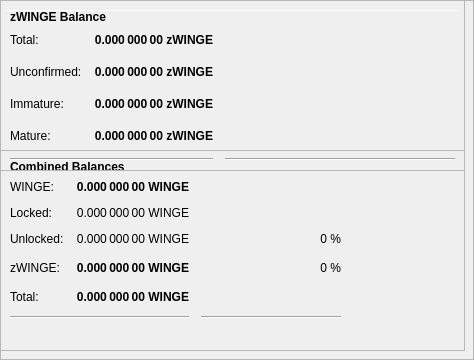
        <widget class="QFrame" name="frameObfuscation">
         <property name="minimumSize">
          <size>
           <width>0</width>
           <height>350</height>
          </size>
         </property>
         <property name="layoutDirection">
          <enum>Qt::LeftToRight</enum>
         </property>
         <property name="frameShape">
          <enum>QFrame::StyledPanel</enum>
         </property>
         <property name="frameShadow">
          <enum>QFrame::Raised</enum>
         </property>
         <widget class="QPushButton" name="runAutoDenom">
          <property name="geometry">
           <rect>
            <x>251</x>
            <y>17</y>
            <width>1</width>
            <height>1</height>
           </rect>
          </property>
          <property name="palette">
           <palette>
            <active>
             <colorrole role="WindowText">
              <brush brushstyle="SolidPattern">
               <color alpha="255">
                <red>0</red>
                <green>0</green>
                <blue>0</blue>
               </color>
              </brush>
             </colorrole>
             <colorrole role="Button">
              <brush brushstyle="SolidPattern">
               <color alpha="255">
                <red>239</red>
                <green>238</green>
                <blue>238</blue>
               </color>
              </brush>
             </colorrole>
             <colorrole role="Light">
              <brush brushstyle="SolidPattern">
               <color alpha="255">
                <red>255</red>
                <green>255</green>
                <blue>255</blue>
               </color>
              </brush>
             </colorrole>
             <colorrole role="Midlight">
              <brush brushstyle="SolidPattern">
               <color alpha="255">
                <red>247</red>
                <green>246</green>
                <blue>246</blue>
               </color>
              </brush>
             </colorrole>
             <colorrole role="Dark">
              <brush brushstyle="SolidPattern">
               <color alpha="255">
                <red>119</red>
                <green>119</green>
                <blue>119</blue>
               </color>
              </brush>
             </colorrole>
             <colorrole role="Mid">
              <brush brushstyle="SolidPattern">
               <color alpha="255">
                <red>159</red>
                <green>159</green>
                <blue>159</blue>
               </color>
              </brush>
             </colorrole>
             <colorrole role="Text">
              <brush brushstyle="SolidPattern">
               <color alpha="255">
                <red>0</red>
                <green>0</green>
                <blue>0</blue>
               </color>
              </brush>
             </colorrole>
             <colorrole role="BrightText">
              <brush brushstyle="SolidPattern">
               <color alpha="255">
                <red>255</red>
                <green>255</green>
                <blue>255</blue>
               </color>
              </brush>
             </colorrole>
             <colorrole role="ButtonText">
              <brush brushstyle="SolidPattern">
               <color alpha="255">
                <red>0</red>
                <green>0</green>
                <blue>0</blue>
               </color>
              </brush>
             </colorrole>
             <colorrole role="Base">
              <brush brushstyle="SolidPattern">
               <color alpha="255">
                <red>255</red>
                <green>255</green>
                <blue>255</blue>
               </color>
              </brush>
             </colorrole>
             <colorrole role="Window">
              <brush brushstyle="SolidPattern">
               <color alpha="255">
                <red>239</red>
                <green>238</green>
                <blue>238</blue>
               </color>
              </brush>
             </colorrole>
             <colorrole role="Shadow">
              <brush brushstyle="SolidPattern">
               <color alpha="255">
                <red>0</red>
                <green>0</green>
                <blue>0</blue>
               </color>
              </brush>
             </colorrole>
             <colorrole role="AlternateBase">
              <brush brushstyle="SolidPattern">
               <color alpha="255">
                <red>247</red>
                <green>246</green>
                <blue>246</blue>
               </color>
              </brush>
             </colorrole>
             <colorrole role="ToolTipBase">
              <brush brushstyle="SolidPattern">
               <color alpha="255">
                <red>255</red>
                <green>255</green>
                <blue>220</blue>
               </color>
              </brush>
             </colorrole>
             <colorrole role="ToolTipText">
              <brush brushstyle="SolidPattern">
               <color alpha="255">
                <red>0</red>
                <green>0</green>
                <blue>0</blue>
               </color>
              </brush>
             </colorrole>
            </active>
            <inactive>
             <colorrole role="WindowText">
              <brush brushstyle="SolidPattern">
               <color alpha="255">
                <red>0</red>
                <green>0</green>
                <blue>0</blue>
               </color>
              </brush>
             </colorrole>
             <colorrole role="Button">
              <brush brushstyle="SolidPattern">
               <color alpha="255">
                <red>239</red>
                <green>238</green>
                <blue>238</blue>
               </color>
              </brush>
             </colorrole>
             <colorrole role="Light">
              <brush brushstyle="SolidPattern">
               <color alpha="255">
                <red>255</red>
                <green>255</green>
                <blue>255</blue>
               </color>
              </brush>
             </colorrole>
             <colorrole role="Midlight">
              <brush brushstyle="SolidPattern">
               <color alpha="255">
                <red>247</red>
                <green>246</green>
                <blue>246</blue>
               </color>
              </brush>
             </colorrole>
             <colorrole role="Dark">
              <brush brushstyle="SolidPattern">
               <color alpha="255">
                <red>119</red>
                <green>119</green>
                <blue>119</blue>
               </color>
              </brush>
             </colorrole>
             <colorrole role="Mid">
              <brush brushstyle="SolidPattern">
               <color alpha="255">
                <red>159</red>
                <green>159</green>
                <blue>159</blue>
               </color>
              </brush>
             </colorrole>
             <colorrole role="Text">
              <brush brushstyle="SolidPattern">
               <color alpha="255">
                <red>0</red>
                <green>0</green>
                <blue>0</blue>
               </color>
              </brush>
             </colorrole>
             <colorrole role="BrightText">
              <brush brushstyle="SolidPattern">
               <color alpha="255">
                <red>255</red>
                <green>255</green>
                <blue>255</blue>
               </color>
              </brush>
             </colorrole>
             <colorrole role="ButtonText">
              <brush brushstyle="SolidPattern">
               <color alpha="255">
                <red>0</red>
                <green>0</green>
                <blue>0</blue>
               </color>
              </brush>
             </colorrole>
             <colorrole role="Base">
              <brush brushstyle="SolidPattern">
               <color alpha="255">
                <red>255</red>
                <green>255</green>
                <blue>255</blue>
               </color>
              </brush>
             </colorrole>
             <colorrole role="Window">
              <brush brushstyle="SolidPattern">
               <color alpha="255">
                <red>239</red>
                <green>238</green>
                <blue>238</blue>
               </color>
              </brush>
             </colorrole>
             <colorrole role="Shadow">
              <brush brushstyle="SolidPattern">
               <color alpha="255">
                <red>0</red>
                <green>0</green>
                <blue>0</blue>
               </color>
              </brush>
             </colorrole>
             <colorrole role="AlternateBase">
              <brush brushstyle="SolidPattern">
               <color alpha="255">
                <red>247</red>
                <green>246</green>
                <blue>246</blue>
               </color>
              </brush>
             </colorrole>
             <colorrole role="ToolTipBase">
              <brush brushstyle="SolidPattern">
               <color alpha="255">
                <red>255</red>
                <green>255</green>
                <blue>220</blue>
               </color>
              </brush>
             </colorrole>
             <colorrole role="ToolTipText">
              <brush brushstyle="SolidPattern">
               <color alpha="255">
                <red>0</red>
                <green>0</green>
                <blue>0</blue>
               </color>
              </brush>
             </colorrole>
            </inactive>
            <disabled>
             <colorrole role="WindowText">
              <brush brushstyle="SolidPattern">
               <color alpha="255">
                <red>119</red>
                <green>119</green>
                <blue>119</blue>
               </color>
              </brush>
             </colorrole>
             <colorrole role="Button">
              <brush brushstyle="SolidPattern">
               <color alpha="255">
                <red>239</red>
                <green>238</green>
                <blue>238</blue>
               </color>
              </brush>
             </colorrole>
             <colorrole role="Light">
              <brush brushstyle="SolidPattern">
               <color alpha="255">
                <red>255</red>
                <green>255</green>
                <blue>255</blue>
               </color>
              </brush>
             </colorrole>
             <colorrole role="Midlight">
              <brush brushstyle="SolidPattern">
               <color alpha="255">
                <red>247</red>
                <green>246</green>
                <blue>246</blue>
               </color>
              </brush>
             </colorrole>
             <colorrole role="Dark">
              <brush brushstyle="SolidPattern">
               <color alpha="255">
                <red>119</red>
                <green>119</green>
                <blue>119</blue>
               </color>
              </brush>
             </colorrole>
             <colorrole role="Mid">
              <brush brushstyle="SolidPattern">
               <color alpha="255">
                <red>159</red>
                <green>159</green>
                <blue>159</blue>
               </color>
              </brush>
             </colorrole>
             <colorrole role="Text">
              <brush brushstyle="SolidPattern">
               <color alpha="255">
                <red>119</red>
                <green>119</green>
                <blue>119</blue>
               </color>
              </brush>
             </colorrole>
             <colorrole role="BrightText">
              <brush brushstyle="SolidPattern">
               <color alpha="255">
                <red>255</red>
                <green>255</green>
                <blue>255</blue>
               </color>
              </brush>
             </colorrole>
             <colorrole role="ButtonText">
              <brush brushstyle="SolidPattern">
               <color alpha="255">
                <red>119</red>
                <green>119</green>
                <blue>119</blue>
               </color>
              </brush>
             </colorrole>
             <colorrole role="Base">
              <brush brushstyle="SolidPattern">
               <color alpha="255">
                <red>239</red>
                <green>238</green>
                <blue>238</blue>
               </color>
              </brush>
             </colorrole>
             <colorrole role="Window">
              <brush brushstyle="SolidPattern">
               <color alpha="255">
                <red>239</red>
                <green>238</green>
                <blue>238</blue>
               </color>
              </brush>
             </colorrole>
             <colorrole role="Shadow">
              <brush brushstyle="SolidPattern">
               <color alpha="255">
                <red>0</red>
                <green>0</green>
                <blue>0</blue>
               </color>
              </brush>
             </colorrole>
             <colorrole role="AlternateBase">
              <brush brushstyle="SolidPattern">
               <color alpha="255">
                <red>239</red>
                <green>238</green>
                <blue>238</blue>
               </color>
              </brush>
             </colorrole>
             <colorrole role="ToolTipBase">
              <brush brushstyle="SolidPattern">
               <color alpha="255">
                <red>255</red>
                <green>255</green>
                <blue>220</blue>
               </color>
              </brush>
             </colorrole>
             <colorrole role="ToolTipText">
              <brush brushstyle="SolidPattern">
               <color alpha="255">
                <red>0</red>
                <green>0</green>
                <blue>0</blue>
               </color>
              </brush>
             </colorrole>
            </disabled>
           </palette>
          </property>
          <property name="focusPolicy">
           <enum>Qt::NoFocus</enum>
          </property>
          <property name="autoFillBackground">
           <bool>true</bool>
          </property>
          <property name="text">
           <string/>
          </property>
          <property name="flat">
           <bool>true</bool>
          </property>
         </widget>
         <widget class="Line" name="line">
          <property name="geometry">
           <rect>
            <x>7</x>
            <y>10</y>
            <width>451</width>
            <height>1</height>
           </rect>
          </property>
          <property name="orientation">
           <enum>Qt::Horizontal</enum>
          </property>
         </widget>
         <widget class="QFrame" name="frame_3">
          <property name="geometry">
           <rect>
            <x>0</x>
            <y>150</y>
            <width>465</width>
            <height>201</height>
           </rect>
          </property>
          <property name="frameShape">
           <enum>QFrame::StyledPanel</enum>
          </property>
          <property name="frameShadow">
           <enum>QFrame::Raised</enum>
          </property>
          <layout class="QVBoxLayout" name="verticalLayout_5">
           <item>
            <layout class="QHBoxLayout" name="horizontalLayout_5" stretch="0">
             <item>
              <widget class="QLabel" name="label_5z">
               <property name="maximumSize">
                <size>
                 <width>16777215</width>
                 <height>20</height>
                </size>
               </property>
               <property name="font">
                <font>
                 <weight>75</weight>
                 <bold>true</bold>
                </font>
               </property>
               <property name="toolTip">
                <string>Combined Balances (including unconfirmed and immature coins)</string>
               </property>
               <property name="text">
                <string>&lt;html&gt;&lt;head/&gt;&lt;body&gt;&lt;p&gt;Combined Balances&lt;/p&gt;&lt;/body&gt;&lt;/html&gt;</string>
               </property>
              </widget>
             </item>
            </layout>
           </item>
           <item>
            <layout class="QGridLayout" name="gridLayout_3">
             <property name="spacing">
              <number>12</number>
             </property>
             <item row="7" column="0" colspan="2">
              <widget class="Line" name="lineSpendableBalance_3">
               <property name="orientation">
                <enum>Qt::Horizontal</enum>
               </property>
              </widget>
             </item>
             <item row="7" column="2">
              <widget class="Line" name="lineWatchBalance_3">
               <property name="sizePolicy">
                <sizepolicy hsizetype="Preferred" vsizetype="Fixed">
                 <horstretch>0</horstretch>
                 <verstretch>0</verstretch>
                </sizepolicy>
               </property>
               <property name="minimumSize">
                <size>
                 <width>140</width>
                 <height>0</height>
                </size>
               </property>
               <property name="orientation">
                <enum>Qt::Horizontal</enum>
               </property>
              </widget>
             </item>
             <item row="4" column="1">
              <widget class="QLabel" name="labelzBalancez">
               <property name="font">
                <font>
                 <weight>75</weight>
                 <bold>true</bold>
                </font>
               </property>
               <property name="cursor">
                <cursorShape>IBeamCursor</cursorShape>
               </property>
               <property name="toolTip">
                <string>Total of transactions that have yet to be confirmed, and do not yet count toward the spendable balance</string>
               </property>
               <property name="text">
                <string notr="true">0.000 000 00 WINGE</string>
               </property>
               <property name="alignment">
                <set>Qt::AlignRight|Qt::AlignTrailing|Qt::AlignVCenter</set>
               </property>
               <property name="textInteractionFlags">
                <set>Qt::LinksAccessibleByMouse|Qt::TextSelectableByKeyboard|Qt::TextSelectableByMouse</set>
               </property>
              </widget>
             </item>
             <item row="6" column="1">
              <widget class="QLabel" name="labelTotalz">
               <property name="font">
                <font>
                 <weight>75</weight>
                 <bold>true</bold>
                </font>
               </property>
               <property name="cursor">
                <cursorShape>IBeamCursor</cursorShape>
               </property>
               <property name="toolTip">
                <string>Total Balance, including unconfirmed and immature coins.</string>
               </property>
               <property name="text">
                <string notr="true">0.000 000 00 WINGE</string>
               </property>
               <property name="alignment">
                <set>Qt::AlignRight|Qt::AlignTrailing|Qt::AlignVCenter</set>
               </property>
               <property name="textInteractionFlags">
                <set>Qt::LinksAccessibleByMouse|Qt::TextSelectableByKeyboard|Qt::TextSelectableByMouse</set>
               </property>
              </widget>
             </item>
             <item row="4" column="3">
              <spacer name="horizontalSpacer_6">
               <property name="orientation">
                <enum>Qt::Horizontal</enum>
               </property>
               <property name="sizeHint" stdset="0">
                <size>
                 <width>40</width>
                 <height>20</height>
                </size>
               </property>
              </spacer>
             </item>
             <item row="6" column="0">
              <widget class="QLabel" name="labelTotalTextz">
               <property name="text">
                <string>Total:</string>
               </property>
              </widget>
             </item>
             <item row="1" column="0">
              <widget class="QLabel" name="labelBalanceTextz">
               <property name="text">
                <string>WINGE:</string>
               </property>
              </widget>
             </item>
             <item row="1" column="1">
              <widget class="QLabel" name="labelBalancez">
               <property name="font">
                <font>
                 <weight>75</weight>
                 <bold>true</bold>
                </font>
               </property>
               <property name="cursor">
                <cursorShape>IBeamCursor</cursorShape>
               </property>
               <property name="toolTip">
                <string>Your current spendable balance</string>
               </property>
               <property name="text">
                <string notr="true">0.000 000 00 WINGE</string>
               </property>
               <property name="alignment">
                <set>Qt::AlignRight|Qt::AlignTrailing|Qt::AlignVCenter</set>
               </property>
               <property name="textInteractionFlags">
                <set>Qt::LinksAccessibleByMouse|Qt::TextSelectableByKeyboard|Qt::TextSelectableByMouse</set>
               </property>
              </widget>
             </item>
             <item row="4" column="0">
              <widget class="QLabel" name="labelzBalanceTextz">
               <property name="toolTip">
                <string/>
               </property>
               <property name="text">
                <string>zWINGE:</string>
               </property>
              </widget>
             </item>
             <item row="4" column="2">
              <widget class="QLabel" name="labelzWINGEPercent">
               <property name="toolTip">
                <string>Current percentage of zWINGE.
If AutoMint is enabled this percentage will settle around the configured AutoMint percentage (default = 10%)</string>
               </property>
               <property name="text">
                <string>0 %</string>
               </property>
               <property name="alignment">
                <set>Qt::AlignRight|Qt::AlignTrailing|Qt::AlignVCenter</set>
               </property>
              </widget>
             </item>
             <item row="6" column="2">
              <widget class="QLabel" name="label100Percent">
               <property name="text">
                <string/>
               </property>
               <property name="alignment">
                <set>Qt::AlignRight|Qt::AlignTrailing|Qt::AlignVCenter</set>
               </property>
              </widget>
             </item>
             <item row="2" column="1">
              <widget class="QLabel" name="labelLockedBalance">
               <property name="toolTip">
                <string>Locked WINGE or Masternode collaterals. These are excluded from zWINGE minting.</string>
               </property>
               <property name="text">
                <string>0.000 000 00 WINGE</string>
               </property>
               <property name="alignment">
                <set>Qt::AlignRight|Qt::AlignTrailing|Qt::AlignVCenter</set>
               </property>
              </widget>
             </item>
             <item row="2" column="0">
              <widget class="QLabel" name="labelLockedBalanceText">
               <property name="toolTip">
                <string>Locked WINGE or Masternode collaterals. These are excluded from zWINGE minting.</string>
               </property>
               <property name="text">
                <string>Locked:</string>
               </property>
              </widget>
             </item>
             <item row="3" column="0">
              <widget class="QLabel" name="labelUnLockedBalanceText">
               <property name="toolTip">
                <string>Unlocked RUPs. These can be used for zWINGE minting.</string>
               </property>
               <property name="text">
                <string>Unlocked:</string>
               </property>
              </widget>
             </item>
             <item row="3" column="1">
              <widget class="QLabel" name="labelUnLockedBalance">
               <property name="toolTip">
                <string>Unlocked RUPs. These can be used for zWINGE minting.</string>
               </property>
               <property name="text">
                <string>0.000 000 00 WINGE</string>
               </property>
               <property name="alignment">
                <set>Qt::AlignRight|Qt::AlignTrailing|Qt::AlignVCenter</set>
               </property>
              </widget>
             </item>
             <item row="3" column="2">
              <widget class="QLabel" name="labelRUPPercent">
               <property name="text">
                <string>0 %</string>
               </property>
               <property name="alignment">
                <set>Qt::AlignRight|Qt::AlignTrailing|Qt::AlignVCenter</set>
               </property>
              </widget>
             </item>
            </layout>
           </item>
           <item>
            <spacer name="verticalSpacer">
             <property name="orientation">
              <enum>Qt::Vertical</enum>
             </property>
             <property name="sizeHint" stdset="0">
              <size>
               <width>20</width>
               <height>40</height>
              </size>
             </property>
            </spacer>
           </item>
          </layout>
         </widget>
         <widget class="QFrame" name="frame_4">
          <property name="geometry">
           <rect>
            <x>0</x>
            <y>0</y>
            <width>465</width>
            <height>171</height>
           </rect>
          </property>
          <property name="frameShape">
           <enum>QFrame::StyledPanel</enum>
          </property>
          <property name="frameShadow">
           <enum>QFrame::Raised</enum>
          </property>
          <layout class="QVBoxLayout" name="verticalLayout_7">
           <item>
            <layout class="QHBoxLayout" name="horizontalLayout_8" stretch="0">
             <item>
              <widget class="QLabel" name="label_5z_3">
               <property name="maximumSize">
                <size>
                 <width>16777215</width>
                 <height>20</height>
                </size>
               </property>
               <property name="font">
                <font>
                 <weight>75</weight>
                 <bold>true</bold>
                </font>
               </property>
               <property name="text">
                <string>zWINGE Balance</string>
               </property>
              </widget>
             </item>
            </layout>
           </item>
           <item>
            <layout class="QGridLayout" name="gridLayout_5">
             <property name="spacing">
              <number>12</number>
             </property>
             <item row="4" column="0">
              <widget class="QLabel" name="labelzBalanceMatureText">
               <property name="toolTip">
                <string>Mature: more than 20 confirmation and more than 1 mints of the same denomination after it was minted.
These zWINGE are spendable.</string>
               </property>
               <property name="text">
                <string>Mature:</string>
               </property>
              </widget>
             </item>
             <item row="5" column="0" colspan="2">
              <widget class="Line" name="lineSpendableBalance_5">
               <property name="orientation">
                <enum>Qt::Horizontal</enum>
               </property>
              </widget>
             </item>
             <item row="1" column="1">
              <widget class="QLabel" name="labelzBalance">
               <property name="font">
                <font>
                 <weight>75</weight>
                 <bold>true</bold>
                </font>
               </property>
               <property name="cursor">
                <cursorShape>IBeamCursor</cursorShape>
               </property>
               <property name="toolTip">
                <string>All available zWINGE, unconfirmed and immature zWINGE included.</string>
               </property>
               <property name="text">
                <string notr="true">0.000 000 00 zWINGE</string>
               </property>
               <property name="alignment">
                <set>Qt::AlignRight|Qt::AlignTrailing|Qt::AlignVCenter</set>
               </property>
               <property name="textInteractionFlags">
                <set>Qt::LinksAccessibleByMouse|Qt::TextSelectableByKeyboard|Qt::TextSelectableByMouse</set>
               </property>
              </widget>
             </item>
             <item row="5" column="2">
              <widget class="Line" name="lineWatchBalance_5">
               <property name="sizePolicy">
                <sizepolicy hsizetype="Preferred" vsizetype="Fixed">
                 <horstretch>0</horstretch>
                 <verstretch>0</verstretch>
                </sizepolicy>
               </property>
               <property name="minimumSize">
                <size>
                 <width>140</width>
                 <height>0</height>
                </size>
               </property>
               <property name="orientation">
                <enum>Qt::Horizontal</enum>
               </property>
              </widget>
             </item>
             <item row="1" column="0">
              <widget class="QLabel" name="labelzBalanceText">
               <property name="toolTip">
                <string>All available zWINGE, unconfirmed and immature zWINGE included.</string>
               </property>
               <property name="text">
                <string>Total:</string>
               </property>
              </widget>
             </item>
             <item row="1" column="2">
              <spacer name="horizontalSpacer_8">
               <property name="orientation">
                <enum>Qt::Horizontal</enum>
               </property>
               <property name="sizeHint" stdset="0">
                <size>
                 <width>40</width>
                 <height>20</height>
                </size>
               </property>
              </spacer>
             </item>
             <item row="4" column="2">
              <spacer name="horizontalSpacer_4">
               <property name="orientation">
                <enum>Qt::Horizontal</enum>
               </property>
               <property name="sizeHint" stdset="0">
                <size>
                 <width>40</width>
                 <height>20</height>
                </size>
               </property>
              </spacer>
             </item>
             <item row="4" column="1">
              <widget class="QLabel" name="labelzBalanceMature">
               <property name="font">
                <font>
                 <weight>75</weight>
                 <bold>true</bold>
                </font>
               </property>
               <property name="toolTip">
                <string>Mature: more than 20 confirmation and more than 1 mints of the same denomination after it was minted.
These zWINGE are spendable.</string>
               </property>
               <property name="text">
                <string>0.000 000 00 zWINGE</string>
               </property>
               <property name="alignment">
                <set>Qt::AlignRight|Qt::AlignTrailing|Qt::AlignVCenter</set>
               </property>
              </widget>
             </item>
             <item row="2" column="0">
              <widget class="QLabel" name="labelzBalanceUnconfirmedText">
               <property name="toolTip">
                <string>Unconfirmed: less than 20 confirmations
Immature: confirmed, but less than 1 mints of the same denomination after it was minted</string>
               </property>
               <property name="text">
                <string>Unconfirmed:</string>
               </property>
              </widget>
             </item>
             <item row="2" column="1">
              <widget class="QLabel" name="labelzBalanceUnconfirmed">
               <property name="font">
                <font>
                 <weight>75</weight>
                 <bold>true</bold>
                </font>
               </property>
               <property name="toolTip">
                <string>Unconfirmed: less than 20 confirmations
Immature: confirmed, but less than 1 mints of the same denomination after it was minted</string>
               </property>
               <property name="text">
                <string>0.000 000 00 zWINGE</string>
               </property>
               <property name="alignment">
                <set>Qt::AlignRight|Qt::AlignTrailing|Qt::AlignVCenter</set>
               </property>
              </widget>
             </item>
             <item row="2" column="2">
              <spacer name="horizontalSpacer_5">
               <property name="orientation">
                <enum>Qt::Horizontal</enum>
               </property>
               <property name="sizeHint" stdset="0">
                <size>
                 <width>40</width>
                 <height>20</height>
                </size>
               </property>
              </spacer>
             </item>
             <item row="3" column="0">
              <widget class="QLabel" name="labelzBalanceImmatureText">
               <property name="toolTip">
                <string>Unconfirmed: less than 20 confirmations
Immature: confirmed, but less than 1 mints of the same denomination after it was minted</string>
               </property>
               <property name="text">
                <string>Immature:</string>
               </property>
              </widget>
             </item>
             <item row="3" column="1">
              <widget class="QLabel" name="labelzBalanceImmature">
               <property name="font">
                <font>
                 <weight>75</weight>
                 <bold>true</bold>
                </font>
               </property>
               <property name="toolTip">
                <string>Unconfirmed: less than 20 confirmations
Immature: confirmed, but less than 1 mints of the same denomination after it was minted</string>
               </property>
               <property name="text">
                <string>0.000 000 00 zWINGE</string>
               </property>
               <property name="alignment">
                <set>Qt::AlignRight|Qt::AlignTrailing|Qt::AlignVCenter</set>
               </property>
              </widget>
             </item>
             <item row="3" column="2">
              <spacer name="horizontalSpacer_7">
               <property name="orientation">
                <enum>Qt::Horizontal</enum>
               </property>
               <property name="sizeHint" stdset="0">
                <size>
                 <width>40</width>
                 <height>20</height>
                </size>
               </property>
              </spacer>
             </item>
            </layout>
           </item>
          </layout>
         </widget>
        </widget>
